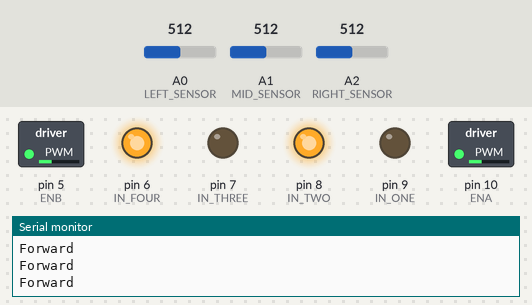
The sketch below on a simulated Arduino Uno, built with avr-gcc and run on an emulated ATmega328P. On the bench: switched loads named in the sketch (green lamp = pin HIGH), output pins drawn as LEDs (lit = HIGH), the last lines printed to the serial monitor. The inputs (shaded band) are chosen by the test bench; at power-on: A0 (LEFT_SENSOR) = 512, A1 (MID_SENSOR) = 512, A2 (RIGHT_SENSOR) = 512.

Above: at 3.2 s.
3.3 s: A0 (LEFT_SENSOR) set to 210
4.8 s: A0 (LEFT_SENSOR) set to 184
At 5.2 s:
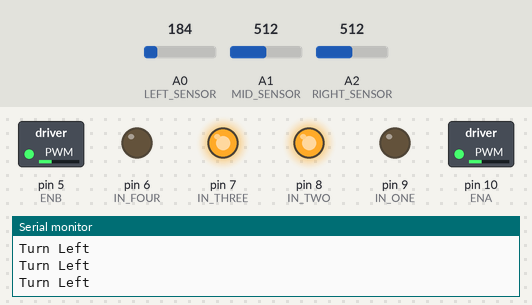
6.3 s: A1 (MID_SENSOR) set to 210
7.8 s: A1 (MID_SENSOR) set to 187
At 8.8 s:
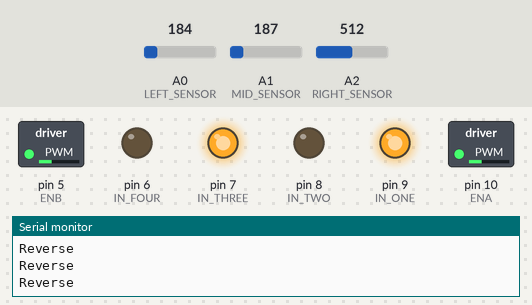
9.3 s: A2 (RIGHT_SENSOR) set to 208
12.3 s: A2 (RIGHT_SENSOR) set to 190
At 13.1 s:
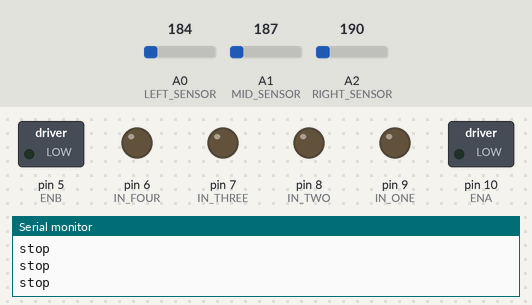
Timing chart, 0 to 15.2 s (numbered marks = the images above; inputs shaded):
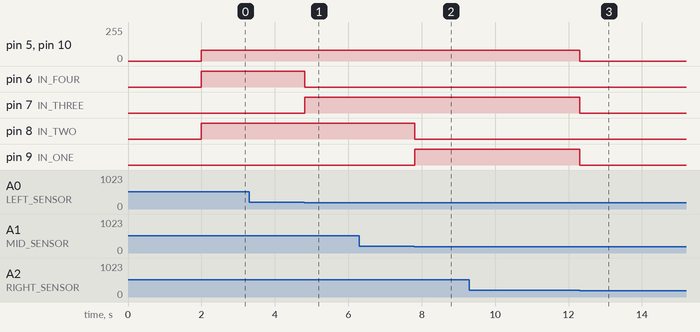

The sketch:

smaert_car.ino
```cpp
//motor pins
#define ENA 10
#define IN_ONE 9
#define IN_TWO 8
#define ENB 5
#define IN_THREE 7
#define IN_FOUR 6

//Sensor pins
#define LEFT_SENSOR A0
#define MID_SENSOR A1
#define RIGHT_SENSOR A2

void forward(int spd){
  //Motor 1
  digitalWrite(IN_TWO, HIGH);
  digitalWrite(IN_ONE, LOW);
  //Motor 2
  digitalWrite(IN_FOUR, HIGH);
  digitalWrite(IN_THREE, LOW);
  //start moving motors
  analogWrite(ENA,spd);
  analogWrite(ENB,spd);
  }

void turn_right(int spd){
  //Motor 1
  digitalWrite(IN_TWO, HIGH);
  digitalWrite(IN_ONE, LOW);
  //Motor 2
  digitalWrite(IN_FOUR, LOW);
  digitalWrite(IN_THREE, HIGH);
  //start moving motors
  analogWrite(ENA,spd);
  analogWrite(ENB,spd);
  }
void turn_left(int spd){
  //Motor 1
  digitalWrite(IN_TWO, LOW);
  digitalWrite(IN_ONE, HIGH);
  //Motor 2
  digitalWrite(IN_FOUR, HIGH);
  digitalWrite(IN_THREE, LOW);
  //start moving motors
  analogWrite(ENA,spd);
  analogWrite(ENB,spd);
  }
void stopAll(){
  //Motor 1
  digitalWrite(IN_TWO, LOW);
  digitalWrite(IN_ONE, LOW);
  //Motor 2
  digitalWrite(IN_FOUR, LOW);
  digitalWrite(IN_THREE, LOW);
  //start moving motors
  analogWrite(ENA,0);
  analogWrite(ENB,0);
  }
  void reverse(int spd){
    //Motor 1
  digitalWrite(IN_TWO, LOW);
  digitalWrite(IN_ONE, HIGH);
  //Motor 2
  digitalWrite(IN_FOUR, LOW);
  digitalWrite(IN_THREE, HIGH);
  //start moving motors
  analogWrite(ENA,spd);
  analogWrite(ENB,spd);
    }
void setup() {
  // put your setup code here, to run once:
  //  setting up L298N motor driver board
  pinMode(ENA,OUTPUT);
  pinMode(ENB,OUTPUT);
  pinMode(IN_ONE,OUTPUT);
  pinMode(IN_TWO,OUTPUT);
  pinMode(IN_THREE,OUTPUT);
  pinMode(IN_FOUR,OUTPUT);

  Serial.begin(9600);
  delay(2000);
}

void loop() {

  int spd = 80;
  // put your main code here, to run repeatedly:
//  if the pins reads a low voltage it detects a black line

//Serial.print("left: ");
//Serial.print(analogRead(LEFT_SENSOR));
//Serial.print('\n');
//Serial.print("mid: ");
//Serial.print(analogRead(MID_SENSOR));
//Serial.print('\n');
//Serial.print("right: ");
//Serial.print(analogRead(RIGHT_SENSOR));
//Serial.print('\n');
//Serial.print('\n');

//delay(3000);
  if(analogRead(LEFT_SENSOR) > 200 && analogRead(MID_SENSOR) > 200 && analogRead(RIGHT_SENSOR) > 200){
    Serial.print("Forward\n");
    forward(spd);
//    delay(2000);
    }
  if(analogRead(LEFT_SENSOR) > 200 && analogRead(MID_SENSOR) > 200 && analogRead(RIGHT_SENSOR) < 200){
    Serial.print("turn right\n");
    turn_left(spd);
//    delay(2000);
    }
  if(analogRead(LEFT_SENSOR) < 200 && analogRead(MID_SENSOR) > 200 && analogRead(RIGHT_SENSOR) > 200){
    Serial.print("Turn Left\n");
    turn_right(spd);
//    delay(2000);
    }
    if(analogRead(LEFT_SENSOR) < 200 && analogRead(MID_SENSOR) < 200 && analogRead(RIGHT_SENSOR) < 200){
    Serial.print("stop\n");
    stopAll();
//    delay(2000);
    }
    if((analogRead(LEFT_SENSOR) > 200 && analogRead(MID_SENSOR) < 200 && analogRead(RIGHT_SENSOR) < 200)||
    (analogRead(LEFT_SENSOR) < 200 && analogRead(MID_SENSOR) < 200 && analogRead(RIGHT_SENSOR) > 200)){
      Serial.print("Reverse\n");
      reverse(spd);
      }
}
```

Measured:
- the behaviour switches between 200 and 199 on A0 (LEFT_SENSOR) (found by bisection; images 0 and 1)
- the behaviour switches between 200 and 199 on A1 (MID_SENSOR) (found by bisection; images 1 and 2)
- the behaviour switches between 200 and 199 on A2 (RIGHT_SENSOR) (found by bisection; images 2 and 3)
- after the input at 4.8 s, pin 6 (IN_FOUR): HIGH → LOW at once; pin 7 (IN_THREE): LOW → HIGH at once
- after the input at 7.8 s, pin 8 (IN_TWO): HIGH → LOW at once; pin 9 (IN_ONE): LOW → HIGH at once
- after the input at 12.3 s, pin 5 (ENB), pin 10 (ENA): 80/255 → 0/255 at once; pin 7 (IN_THREE), pin 9 (IN_ONE): HIGH → LOW at once
